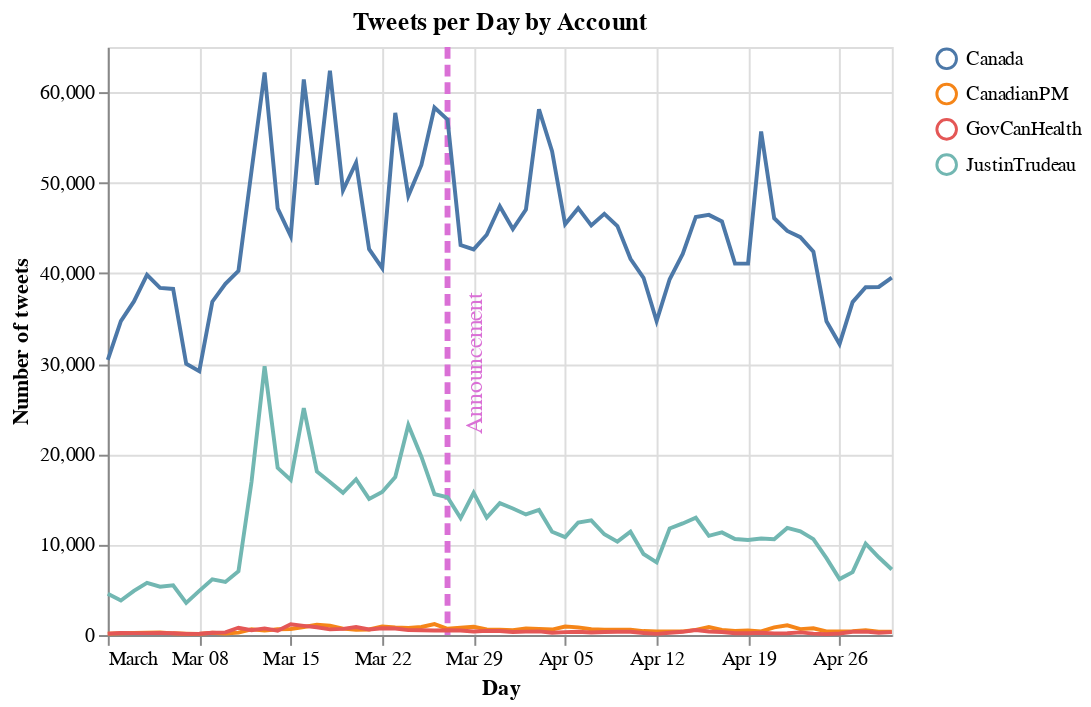

Here is the notebook cell this chart was saved with:
### Markdown cell above
### Tweets per day by account

### Code cell
df_aux = pd.DataFrame(df_tot.groupby(['account', 'day'])['tweet'].count()).reset_index()

base = alt.Chart(df_aux)

lines = base.mark_line().encode(
    x = alt.X('day:T', title="Day"),
    y = alt.Y('tweet:Q', title="Number of tweets"),
    color = alt.Color('account'),
    tooltip = ['account', 'tweet']
).properties(
    title='Tweets per Day by Account'
)

rule = alt.Chart(pd.DataFrame({
    'day': ['2020-03-27'],
    'color': ['orchid']
})).mark_rule(size=3, strokeDash=[6,3]).encode(
  x='day:T',
  color=alt.Color('color:N', scale=None, title = "")
)

text = alt.Chart(pd.DataFrame({
    'day': ['2020-03-29'],
    'color': ['orchid'],
    'y1': [30_000],
    'y2': [3_000]
})).mark_text(
    text='Announcement', angle=270, size=12
).encode(
    x='day:T', y='y1',
    color=alt.Color('color:N', scale=None, title = "")
)

rule + lines + text

### Figure 1 — Vega-Lite specification as saved in the notebook (floating-point values rounded to 4 significant figures; data arrays with more than 128 entries replaced by an {"elided": "..."} marker saying what was removed)
{"$schema": "https://vega.github.io/schema/vega-lite/v4.8.1.json", "config": {"view": {"continuousHeight": 300, "continuousWidth": 400}}, "datasets": {"data-da02480566488a6125b60df9b8a0cb35": [{"color": "orchid", "day": "2020-03-29", "y1": 30000, "y2": 3000}], "data-daf439ad112062105ec1009affdc5e0f": [{"color": "orchid", "day": "2020-03-27"}], "data-dcd8c1e5b475557e335e09502143571a": {"elided": "244 records"}}, "layer": [{"data": {"name": "data-daf439ad112062105ec1009affdc5e0f"}, "encoding": {"color": {"field": "color", "scale": null, "title": "", "type": "nominal"}, "x": {"field": "day", "type": "temporal"}}, "mark": {"size": 3, "strokeDash": [6, 3], "type": "rule"}}, {"data": {"name": "data-dcd8c1e5b475557e335e09502143571a"}, "encoding": {"color": {"field": "account", "type": "nominal"}, "tooltip": [{"field": "account", "type": "nominal"}, {"field": "tweet", "type": "quantitative"}], "x": {"field": "day", "title": "Day", "type": "temporal"}, "y": {"field": "tweet", "title": "Number of tweets", "type": "quantitative"}}, "mark": "line", "title": "Tweets per Day by Account"}, {"data": {"name": "data-da02480566488a6125b60df9b8a0cb35"}, "encoding": {"color": {"field": "color", "scale": null, "title": "", "type": "nominal"}, "x": {"field": "day", "type": "temporal"}, "y": {"field": "y1", "type": "quantitative"}}, "mark": {"angle": 270, "size": 12, "text": "Announcement", "type": "text"}}]}
